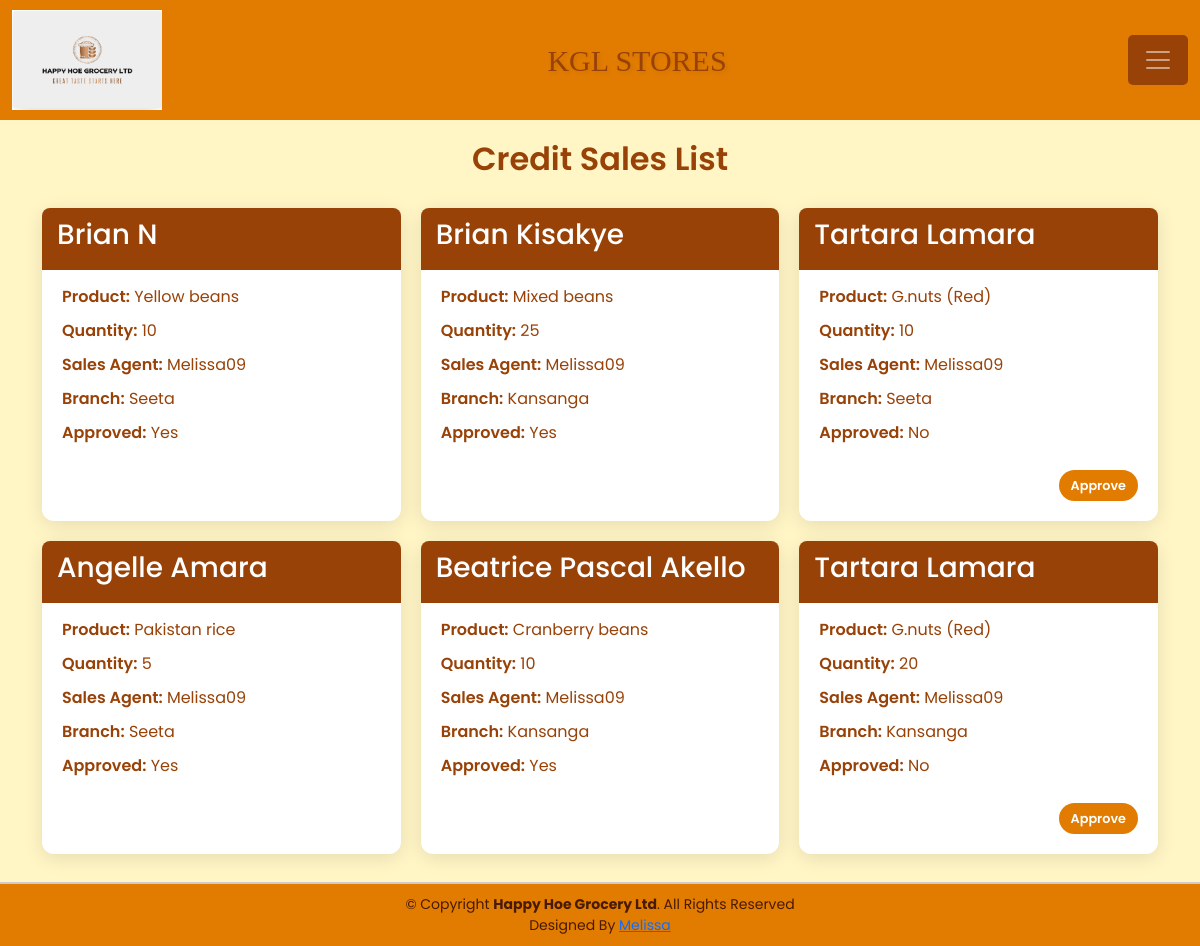
The app's page /credit_sale_list/ (signed in), older data.
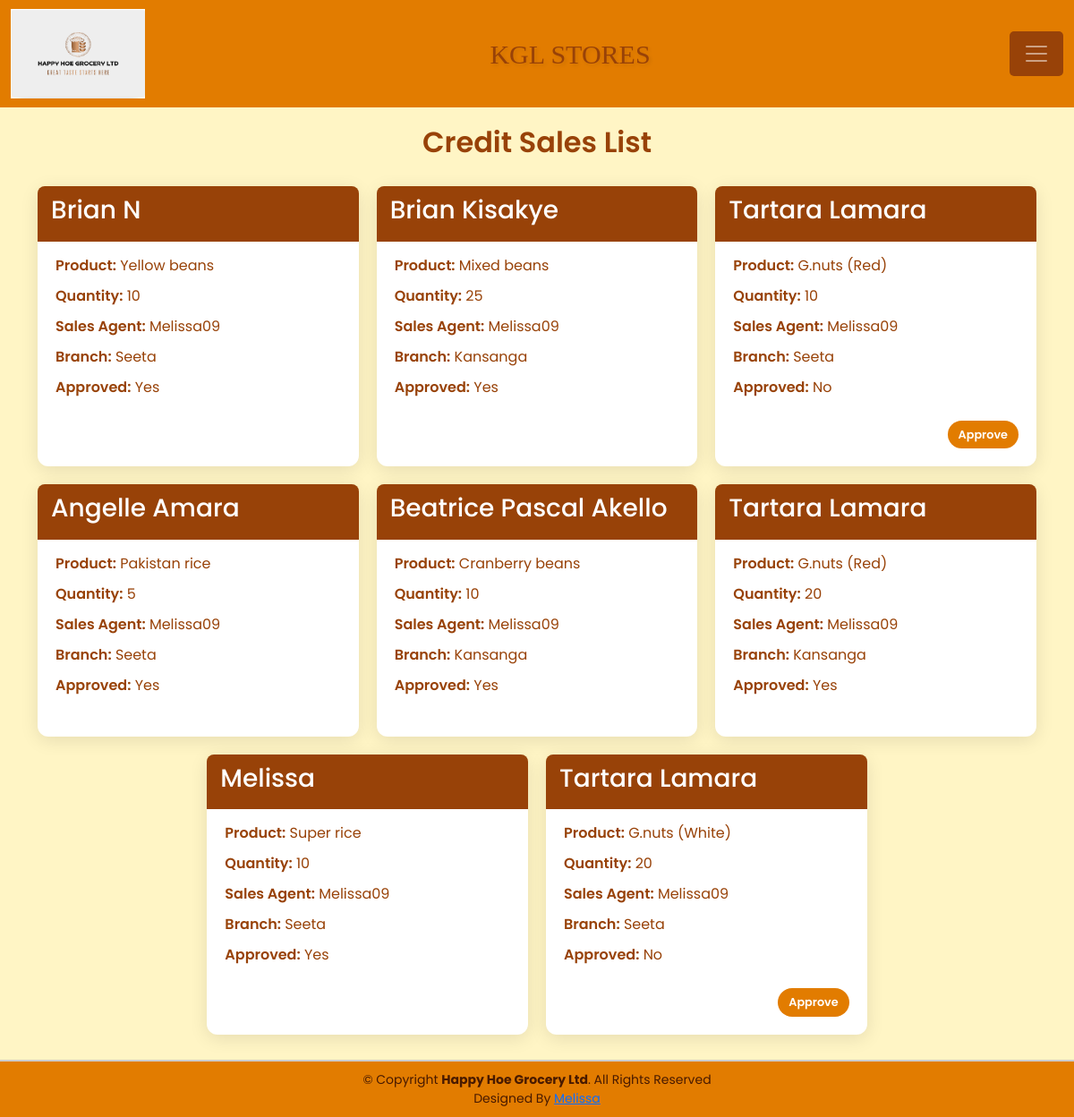
The same page, newer data.
### Grocery_app/models.py (models this page shows, shortened)
class CreditSale(models.Model):
    product = models.ForeignKey(Product, on_delete=models.CASCADE)
    client_name = models.CharField(max_length=100)
    quantity = models.PositiveIntegerField()
    id_nin_number = models.CharField(max_length=20)
    contact = models.CharField(max_length=20)
    address = models.TextField()
    sales_agent = models.ForeignKey(User, on_delete=models.CASCADE, related_name='credit_sales')
    branch = models.ForeignKey(Branch, on_delete=models.CASCADE)
    date_created = models.DateTimeField(auto_now_add=True)
    approved = models.BooleanField(default=False)
    approved_by = models.ForeignKey(User, on_delete=models.SET_NULL, null=True, blank=True, related_name='approved_credit_sales')

class Product(models.Model):
    name = models.CharField(max_length=100)

class Branch(models.Model):
    name = models.CharField(max_length=100, null=True, blank=True)

### Grocery_app/views.py (the view)
# urls.py: path('credit_sale_list/', views.credit_sale_list, name='credit_sale_list'),
@login_required
def credit_sale_list(request):
    credit_sales = CreditSale.objects.all()
    return render(request, 'Grocery_app/credit_sale_list.html', {'credit_sales': credit_sales})

### Grocery_app/templates/Grocery_app/credit_sale_list.html (shortened to what this page needs)
{% extends "Grocery_app/base.html" %}
{% block content %}
<br><br>
<!DOCTYPE html>
<html lang="en">
<head>
</head>
<body>
    <div class="container">
        <h2>Credit Sales List</h2>
        <div class="credit-sales-grid">
            {% for sale in credit_sales %}
            <div class="credit-sale-card">
                <div class="credit-sale-header">
                    <h3>{{ sale.client_name }}</h3>
                </div>
                <div class="credit-sale-content">
                    <div class="credit-sale-item">
                        <span class="credit-sale-label">Product:</span> {{ sale.product.name }}
                    </div>
                    <div class="credit-sale-item">
                        <span class="credit-sale-label">Quantity:</span> {{ sale.quantity }}
                    </div>
                    <div class="credit-sale-item">
                        <span class="credit-sale-label">Sales Agent:</span> {{ sale.sales_agent.username }}
                    </div>
                    <div class="credit-sale-item">
                        <span class="credit-sale-label">Branch:</span> {{ sale.branch.name }}
                    </div>
                    <div class="credit-sale-item">
                        <span class="credit-sale-label">Approved:</span> {{ sale.approved|yesno:"Yes,No" }}
                    </div>
                </div>
                <div class="credit-sale-footer">
                    {% if not sale.approved and user.is_staff %}
                    <a href="{% url 'approve_credit_sale' sale.id %}" class="btn btn-sm btn-success">Approve</a>
                    {% endif %}
                </div>
            </div>
            {% endfor %}
        </div>
    </div>
</body>
</html>
{% endblock %}

Row changes from the older to the newer data that the page shows:
changed CreditSale (number 6 of 8 on the later page): approved "No" → "Yes"; no longer shows "Approve"
added CreditSale: client_name "Melissa", product.name "Super rice", quantity "10", sales_agent.username "Melissa09", branch.name "Seeta", approved "Yes"
added CreditSale: client_name "Tartara Lamara", product.name "G.nuts (White)", quantity "20", sales_agent.username "Melissa09", branch.name "Seeta", approved "No", shows "Approve"
